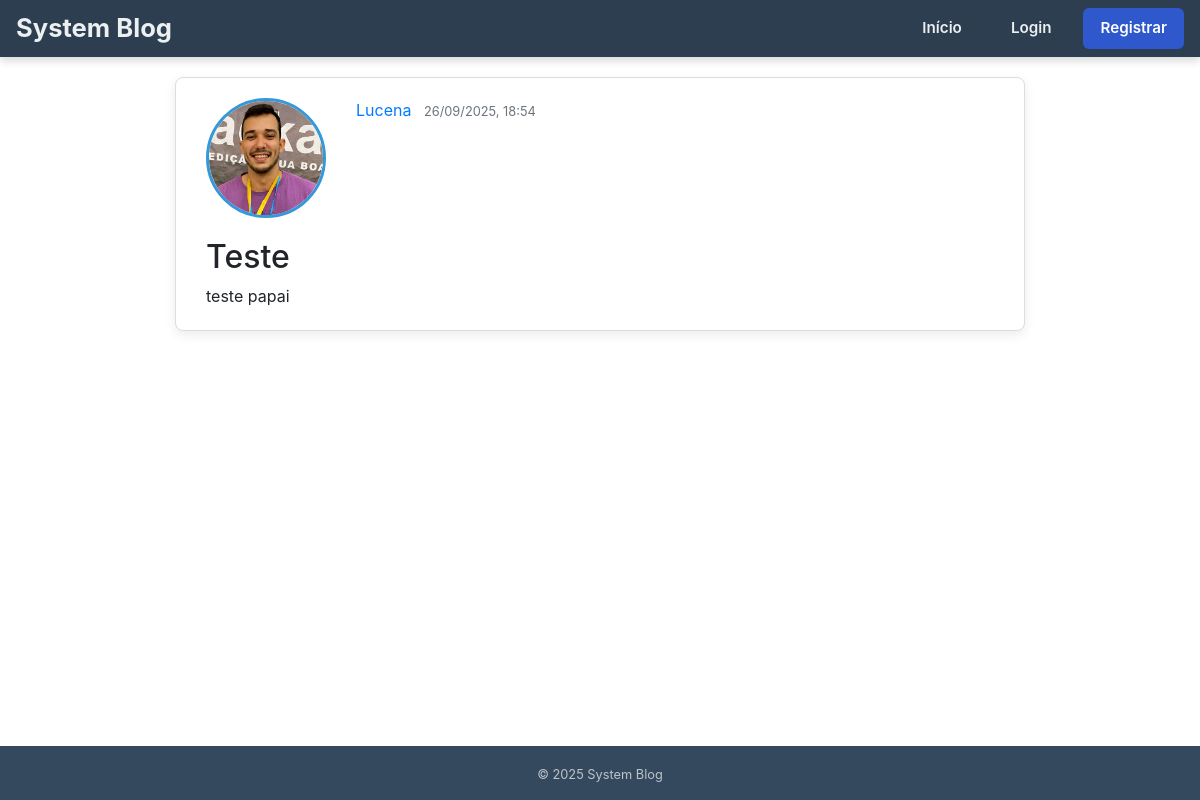
Screenshot of /post/2 with the database file from the repository.
### models.py (models this page shows, shortened)
class User(db.Model, UserMixin):
    id = db.Column(db.Integer, primary_key=True)
    username = db.Column(db.String(20), unique=True, nullable=False)
    email = db.Column(db.String(120), unique=True, nullable=False)
    password = db.Column(db.String(60), nullable=False)
    image_file = db.Column(db.String(20), nullable=False, default='default.jpg')
    is_active = db.Column(db.Boolean, default=False)
    role_id = db.Column(db.Integer, db.ForeignKey('role.id'), nullable=False, default=1)
    posts = db.relationship('Post', backref='author', lazy=True)

class Post(db.Model):
    id = db.Column(db.Integer, primary_key=True)
    title = db.Column(db.String(100), nullable=False)
    date_posted = db.Column(db.DateTime, nullable=False, default=datetime.utcnow)
    content = db.Column(db.Text, nullable=False)
    user_id = db.Column(db.Integer, db.ForeignKey('user.id'), nullable=False)

### views.py (the view)
@app.route("/post/<int:post_id>")
def post(post_id):
    post = db.session.get(Post, post_id)
    if post is None:
        abort(404)
    return render_template('post.html', title=post.title, post=post,
                           is_moderator=is_moderator, is_admin=is_admin)

### app.py (called while the page is built)
@app.context_processor
def inject_permissions():
    return dict(is_admin=is_admin, is_moderator=is_moderator)

### views.py (called while the page is built)
@app.before_request
def start_quote_thread():
    global quote_of_the_day
    if quote_of_the_day.get('thread') is None or not quote_of_the_day['thread'].is_alive():
        th = Thread(target=get_and_translate_quote, daemon=True)
        th.start()
        quote_of_the_day['thread'] = th
        app.logger.info("Thread de citação assíncrona iniciada.")

### templates/post.html (shortened to what this page needs)
{% extends "base.html" %}
{% block content %}
    <div class="container">
        <article class="content-section">
            <div class="media">
                <img class="rounded-circle article-img" src="{{ url_for('static', filename='profile_pics/' + post.author.image_file) }}" alt="Imagem de Perfil">
                <div class="media-body">
                    <div class="article-metadata">
                        <a class="mr-2" href="{{ url_for('user_posts', username=post.author.username) }}">{{ post.author.username }}</a>
                        <small class="text-muted">{{ post.date_posted.strftime('%d/%m/%Y, %H:%M') }}</small>
                    </div>
                </div>
            </div>
            <h2 class="article-title">{{ post.title }}</h2>
            <div class="article-content">
                {{ post.content|safe }}
            </div>
        </article>
    </div>
{% endblock content %}

### static/css/styles.css (style rules this page uses)
body { background: #f4f7f6; color: #333; margin: 0; padding: 0; font-family: 'Inter', sans-serif; min-height: 100vh; display: flex; flex-direction: column; }
.content-section { background: #fff; padding: 20px 30px; border: 1px solid #ddd; border-radius: 8px; margin-bottom: 20px; box-shadow: 0 4px 12px rgba(0, 0, 0, 0.08); }
.article-content { line-height: 1.6; }
.article-img { height: 120px; width: 120px; margin-right: 15px; object-fit: cover; border-radius: 50%; border: 3px solid #3498db; }
.media { display: flex; align-items: center; margin-bottom: 20px; }
.media-body { flex: 1; padding-left: 15px; }

### rows the page displays
User: image_file (picture), author.username "Lucena"
Post: date_posted "26/09/2025, 18:54", title "Teste", content "teste papai"

### other values shown
{{ 2025 }} "2025"
